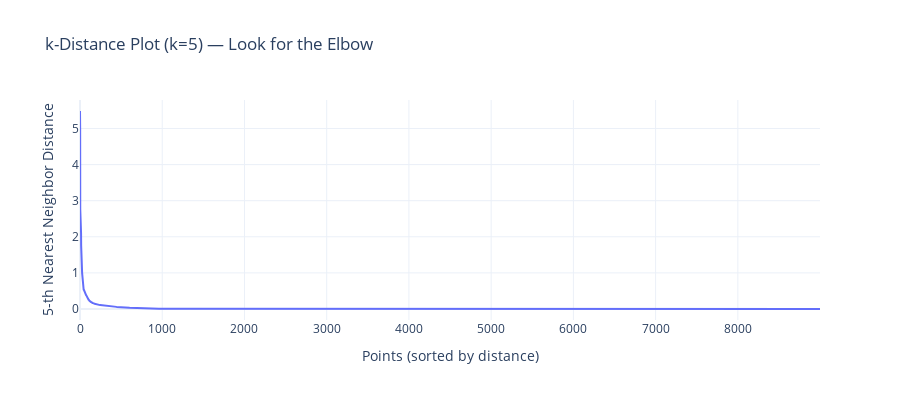

Write notebook code for a chart like this one.
### Markdown cell above
---
## DBSCAN Tuning — k-Distance Plot

Use the k-nearest-neighbor distance plot to estimate optimal eps.  
The "elbow" in the sorted k-distance curve suggests a good eps value.

### Code cell
# Select the best experiment for DBSCAN tuning
best_exp = max(experiments, key=lambda e: e["silhouette"])
X_best = best_exp["X"]
print(f"Using: {best_exp['name']} ({X_best.shape[1]} features)")

# k-distance plot (k = min_samples from config)
k = config["clustering"]["dbscan"]["min_samples"]
nn = NearestNeighbors(n_neighbors=k)
nn.fit(X_best)
distances, _ = nn.kneighbors(X_best)
k_distances = np.sort(distances[:, -1])[::-1]

fig = go.Figure()
fig.add_trace(go.Scatter(
    y=k_distances, mode="lines",
    name=f"{k}-NN distance (sorted)",
))
fig.update_layout(
    title=f"k-Distance Plot (k={k}) — Look for the Elbow",
    xaxis_title="Points (sorted by distance)",
    yaxis_title=f"{k}-th Nearest Neighbor Distance",
    height=400, template="plotly_white",
)
fig.show()

### Figure 1 — Plotly figure (JSON) as saved in the notebook; plotly's stock layout.template omitted (floating-point values rounded to 4 significant figures; data arrays with more than 128 entries replaced by an {"elided": "..."} marker saying what was removed)
{"data": [{"mode": "lines", "name": "5-NN distance (sorted)", "type": "scatter", "y": {"elided": "9000 float values"}}], "layout": {"height": 400, "title": {"text": "k-Distance Plot (k=5) — Look for the Elbow"}, "xaxis": {"title": {"text": "Points (sorted by distance)"}}, "yaxis": {"title": {"text": "5-th Nearest Neighbor Distance"}}}}
